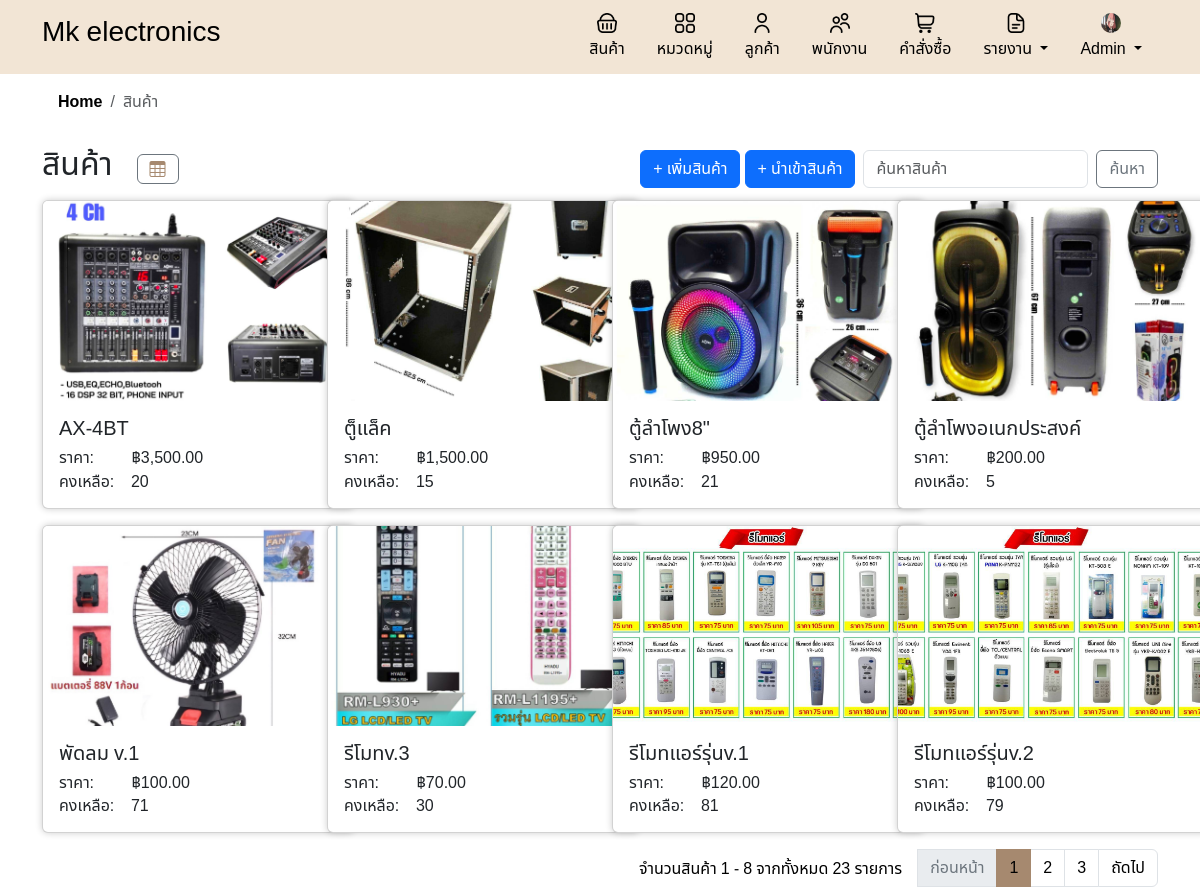
Page /product_card.php (signed in) on the committed database.
### tables this page shows
CREATE TABLE `companies` (
  `company_id` int(11) NOT NULL,
  `company_name` varchar(100) NOT NULL,
  `company_address` varchar(255) DEFAULT NULL,
  `company_phone` varchar(10) DEFAULT NULL,
  `company_email` varchar(100) DEFAULT NULL,
  `profile_image` varchar(255) DEFAULT NULL
);

CREATE TABLE `products` (
  `product_id` int(11) NOT NULL,
  `product_name` varchar(100) NOT NULL,
  `description` text DEFAULT NULL,
  `price` decimal(10,2) NOT NULL,
  `quantity` int(11) NOT NULL,
  `category_id` int(11) DEFAULT NULL,
  `created_at` timestamp NOT NULL DEFAULT current_timestamp(),
  `image` varchar(255) DEFAULT NULL
);

### product_card.php (the view, shortened to what this page needs)
<?php
include 'header.php';
include 'db.php';
include 'inc/links.php';
$search = isset($_GET['search']) ? $_GET['search'] : '';
$sort = isset($_GET['sort']) ? $_GET['sort'] : 'product_name';
$order = isset($_GET['order']) ? $_GET['order'] : 'ASC';
$records_per_page = 8;
$current_page = isset($_GET['page']) ? intval($_GET['page']) : 1;
$offset = ($current_page - 1) * $records_per_page;
$sql = "SELECT p.product_id, p.product_name, c.category_name, p.price, p.quantity, p.image,
        AVG(pc.cost_per_unit) AS avg_cost
        FROM products p
        JOIN categories c ON p.category_id = c.category_id
        LEFT JOIN product_costs pc ON p.product_id = pc.product_id";
$sql .= " GROUP BY p.product_id ORDER BY $sort $order LIMIT ? OFFSET ?";
$stmt = $conn->prepare($sql);
if ($search) {
    $search_param = "%$search%";
    $stmt->bind_param("sii", $search_param, $records_per_page, $offset);
} else {
    $stmt->bind_param("ii", $records_per_page, $offset);
}
$stmt->execute();
$result = $stmt->get_result();
$count_sql = "SELECT COUNT(*) as total_records FROM products";
if ($search) {
    $count_sql .= " WHERE product_name LIKE ?";
    $count_stmt = $conn->prepare($count_sql);
    $count_stmt->bind_param("s", $search_param);
    $count_stmt->execute();
    $count_result = $count_stmt->get_result();
} else {
    $count_result = $conn->query($count_sql);
}
$total_records = $count_result->fetch_assoc()['total_records'];
$total_pages = ceil($total_records / $records_per_page);
?>
<!DOCTYPE html>
<html lang="th">
<head>
</head>
<body>
    <div class="container">
        <nav aria-label="breadcrumb">
            <ol class="breadcrumb breadcrumb-chevron p-3 rounded -3">
                <li class="breadcrumb-item">
                    <a class="link-body-emphasis fw-semibold text-decoration-none" href="home.php">Home</a>
                </li>
                <li class="breadcrumb-item active" aria-current="page">สินค้า</li>
            </ol>
        </nav>
        <div class="d-flex justify-content-between align-items-center mb-2 ">
            <h2>สินค้า</h2>
            <a href="product.php" class="btn btn-outline-secondary custom-btn me-2">
                <i class="bi-table" style="color: #A6896F;"></i>
            </a>
            <div class="d-flex flex-grow-1 justify-content-end align-items-center gap-2">
                <div>
                    <?php if ($_SESSION['role'] === 'admin'): ?>
                        <a href="add_product.php" class="btn btn-primary custom-btn">+ เพิ่มสินค้า</a>
                        <a href="add_stock.php" class="btn btn-primary custom-btn">+ นำเข้าสินค้า</a>
                    <?php endif; ?>
                </div>
                <form class="d-flex m-0" action="" method="get">
                    <input class="form-control me-2" type="search" name="search" placeholder="ค้นหาสินค้า"
                        aria-label="Search" value="<?php echo htmlspecialchars($search); ?>">
                    <button class="btn btn-outline-secondary custom-btn-t" type="submit">ค้นหา</button>
                </form>
            </div>
        </div>
        <div class="row">
            <?php
            if ($result->num_rows > 0) {
                while ($row = $result->fetch_assoc()) {
                    echo "<div class='col-md-3 mb-3'>
                    <a href='detail_product.php?product_id=" . htmlspecialchars($row['product_id']) . "' class='text-decoration-none text-dark'>
                        <div class='card' style='width: 19.5rem;'>
                            <img class='card-img-top' src='uploads/" . htmlspecialchars($row['image']) . "' alt='Product Image' style='width: 307px; height: 200px; object-fit: cover;'>
                            <div class='card-body'>
                                <h5 class='card-title'>" . htmlspecialchars($row['product_name']) . "</h5>
                                <h6 class='card-text mb-1'>ราคา: &nbsp; &nbsp; &nbsp; &nbsp; ฿" . number_format(htmlspecialchars($row['price']), 2) . "</h6>
                                <h6 class='card-text'>คงเหลือ: &nbsp; &nbsp;" . htmlspecialchars($row['quantity']) . "</h6>
                            </div>
                        </div>
                    </a>
                </div>";
                }
            } else {
                echo "<div class='col-12'><p>ไม่มีข้อมูลสินค้า</p></div>";
            }
            ?>
        </div>
        <nav aria-label="Page navigation example">
            <ul class="pagination justify-content-end">
                <div class="mt-2 me-3">
                    <?php
                    $start_number = ($current_page - 1) * $records_per_page + 1;
                    $end_number = min($start_number + $records_per_page - 1, $total_records);
                    echo "จำนวนสินค้า $start_number - $end_number จากทั้งหมด $total_records รายการ";
                    ?>
                </div>
                <?php if ($current_page > 1): ?>
                    <li class="page-item">
                        <a class="page-link"
                            href="?page=<?php echo $current_page - 1; ?>&search=<?php echo urlencode($search); ?>&sort=<?php echo $sort; ?>&order=<?php echo $order; ?>">ก่อนหน้า</a>
                    </li>
                <?php else: ?>
                    <li class="page-item disabled">
                        <a class="page-link">ก่อนหน้า</a>
                    </li>
                <?php endif; ?>
                <?php for ($i = 1; $i <= $total_pages; $i++): ?>
                    <li class="page-item <?php echo ($i == $current_page) ? 'active' : ''; ?>">
                        <a class="page-link"
                            href="?page=<?php echo $i; ?>&search=<?php echo urlencode($search); ?>&sort=<?php echo $sort; ?>&order=<?php echo $order; ?>">
                            <?php echo $i; ?>
                        </a>
                    </li>
                <?php endfor; ?>
                <?php if ($current_page < $total_pages): ?>
                    <li class="page-item">
                        <a class="page-link"
                            href="?page=<?php echo $current_page + 1; ?>&search=<?php echo urlencode($search); ?>&sort=<?php echo $sort; ?>&order=<?php echo $order; ?>">ถัดไป</a>
                    </li>
                <?php else: ?>
                    <li class="page-item disabled">
                        <a class="page-link">ถัดไป</a>
                    </li>
                <?php endif; ?>
            </ul>
        </nav>
    </div>
</body>
</html>

### header.php (shortened to what this page needs)
<?php
include 'db.php';
$sql = "SELECT profile_image FROM companies WHERE company_id = 1";
$result = $conn->query($sql);
$profile_image = 'default.png';
if ($result->num_rows > 0) {
    $row = $result->fetch_assoc();
    if (!empty($row['profile_image'])) {
        $profile_image = $row['profile_image'];
    }
}
?>
<div class="header-container">
    <div class="container">
        <div class="d-flex flex-wrap align-items-center justify-content-center justify-content-lg-start">
            <a href="home.php"
                class="d-flex align-items-center my-2 my-lg-0 me-lg-auto <?php echo basename($_SERVER['PHP_SELF']) == 'home.php' ? 'text-secondary active' : 'text-black'; ?> text-decoration-none">
                <h3>Mk electronics</h3>
            </a>
            <ul class="nav col-12 col-lg-auto my-2 justify-content-center my-md-0">
                <li>
                    <a href="product.php"
                        class="nav-link <?php echo basename($_SERVER['PHP_SELF']) == 'product.php' ? 'text-secondary active' : 'text-black'; ?>">
                        <img src="image/shopping-basket.png" class="bi d-block mx-auto mb-1 icon" width="20"
                            height="20">
                        สินค้า
                    </a>
                </li>
                <li>
                    <a href="category.php"
                        class="nav-link <?php echo basename($_SERVER['PHP_SELF']) == 'category.php' ? 'text-secondary active' : 'text-black'; ?>">
                        <img src="image/apps.png" class="bi d-block mx-auto mb-1 icon" width="20"
                            height="20">
                        หมวดหมู่
                    </a>
                </li>
                <li>
                    <a href="customer.php"
                        class="nav-link <?php echo basename($_SERVER['PHP_SELF']) == 'customer.php' ? 'text-secondary active' : 'text-black'; ?>">
                        <img src="image/user (1).png" class="bi d-block mx-auto mb-1 icon" width="20" height="20">
                        ลูกค้า
                    </a>
                </li>
                <?php if ($_SESSION['role'] === 'admin'): ?>
                    <li>
                        <a href="employee.php"
                            class="nav-link <?php echo basename($_SERVER['PHP_SELF']) == 'employee.php' ? 'text-secondary active' : 'text-black'; ?>">
                            <img src="image/users.png" class="bi d-block mx-auto mb-1 icon" width="20" height="20">
                            พนักงาน
                        </a>
                    </li>
                <?php endif; ?>
                <li>
                    <a href="order.php"
                        class="nav-link <?php echo basename($_SERVER['PHP_SELF']) == 'order.php' ? 'text-secondary active' : 'text-black'; ?>">
                        <img src="image/shopping-cart.png" class="bi d-block mx-auto mb-1 icon" width="20" height="20">
                        คำสั่งซื้อ
                    </a>
                </li>
                <?php if ($_SESSION['role'] === 'admin'): ?>
                    <li class="nav-item dropdown">
                        <a href="#"
                            class="nav-link dropdown-toggle <?php echo basename($_SERVER['PHP_SELF']) == 'report.php' ? 'text-secondary active' : 'text-black'; ?>"
                            id="dropdownReport" role="button" data-bs-toggle="dropdown" aria-expanded="false">
                            <img src="image/document.png" class="bi d-block mx-auto mb-1 icon" width="20" height="20">
                            รายงาน
                        </a>
                    </li>
                    <li class="nav-item dropdown">
                        <a href="#"
                            class="nav-link dropdown-toggle <?php echo basename($_SERVER['PHP_SELF']) == 'admin.php' ? 'text-secondary active' : 'text-black'; ?>"
                            id="dropdownProfile" role="button" data-bs-toggle="dropdown" aria-expanded="false">
                            <img src="uploads/<?php echo htmlspecialchars($profile_image); ?>"
                                class="bi d-block mx-auto mb-1 icon rounded-circle" width="20" height="20"
                                alt="Profile Image">
                            <?php echo ($_SESSION['role'] === 'admin') ? 'Admin' : 'User'; ?>
                        </a>
                    </li>
                <?php endif; ?>
            </ul>
        </div>
    </div>
</div>
</body>
</html>

### style.css (style rules this page uses)
* { font-family: "Noto Sans Thai", sans-serif; }
html { overflow-y: scroll; }
body { font-family: "Noto Sans Thai", sans-serif; background-color: #ffffff; }
.header-container { width: 100%; background-color: #F2E5D5; padding: 5px; }
.card { background-color: #F2E5D5; border-radius: 8px; box-sizing: border-box; border: 2px solid #C7A98B; box-shadow: 0 0 7px rgba(0, 0, 0, 0.2); }
@media (max-width: 1200px) { .card { width: calc(50% - 20px); } }
.custom-btn { background-color: #ffffff; color: #000000; border: 2px solid #C7A98B; }
.custom-btn-t { background-color: #C7A98B; color: #000000; border: none; }
.pagination { color: #000; }
.page-item.active .page-link { background-color: #A6896F; border-color: #A6896F; color: #000000; }
.page-item .page-link { color: #000000; }
.page-item.disabled .page-link { color: #6c757d; }
body { margin-bottom: 20px; padding: 0; background-color: #f8f9fa; }
html, body { height: 100%; }

### rows in the picture
companies: profile_image (picture)
products: image (picture), product_name "AX-4BT", price "3,500.00", quantity "20"
products: image (picture), product_name "ตู็แล็ค", price "1,500.00", quantity "15"
products: image (picture), product_name "ตู้ลำโพง8\"", price "950.00", quantity "21"
products: image (picture), product_name "ตู้ลำโพงอเนกประสงค์", price "200.00", quantity "5"
products: image (picture), product_name "พัดลม v.1", price "100.00", quantity "71"
products: image (picture), product_name "รีโมทv.3", price "70.00", quantity "30"
products: image (picture), product_name "รีโมทแอร์รุ่นv.1", price "120.00", quantity "81"
products: image (picture), product_name "รีโมทแอร์รุ่นv.2", price "100.00", quantity "79"

### other values in the picture
$start_number "1"
$end_number "8"
$total_records "23"
